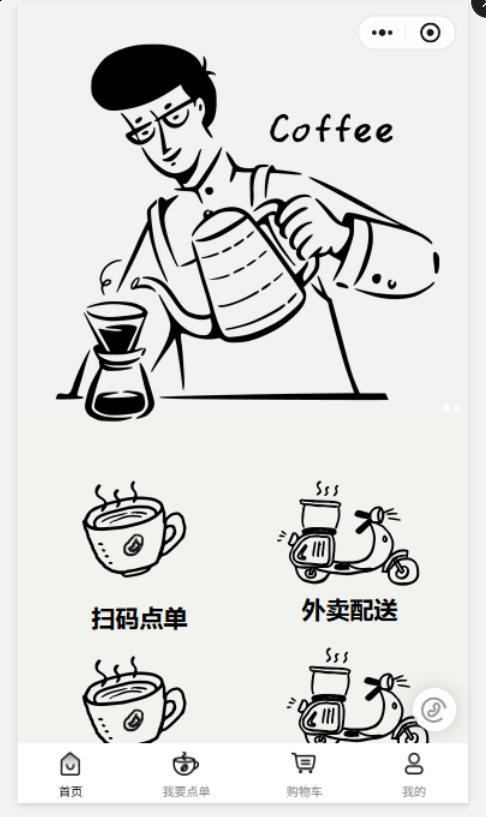
#> input picture images/1.png, 486 x 817 px
$ python -i process_images.py   (imports and definitions only)
#> lines starting #> are read from the running program, lines starting #| are printed output that depends on the picture
"""处理图片素材：裁剪、调整尺寸，生成banner和图标"""
from PIL import Image
import os

BASE = r"c:\Users\54641\Desktop\电子菜单\images"

def make_white_bg(img):
    """把透明背景换成白色"""
    bg = Image.new("RGB", img.size, (255, 255, 255))
    if img.mode in ("RGBA", "LA"):
        bg.paste(img, mask=img.split()[-1])
    else:
        bg.paste(img)
    return bg

def resize_to_banner(path_in, path_out, target_w=750, target_h=380):
    """缩放图片到 750x380，多余部分居中裁剪，不足部分用白色填充"""
    img = Image.open(path_in).convert("RGBA")
    img = make_white_bg(img)
    w, h = img.size
    # 按 target_h 缩放
    scale = target_h / h
    new_w = int(w * scale)
    img = img.resize((new_w, target_h), Image.LANCZOS)
    if new_w >= target_w:
        left = (new_w - target_w) // 2
        img = img.crop((left, 0, left + target_w, target_h))
    else:
        canvas = Image.new("RGB", (target_w, target_h), (255, 255, 255))
        canvas.paste(img, ((target_w - new_w) // 2, 0))
        img = canvas
    img.save(path_out, "PNG")
    print(f"  banner → {os.path.basename(path_out)}  {img.size}")

def resize_to_icon(path_in, path_out, size=240, crop_bottom_ratio=1.0):
    """裁剪为正方形图标，可选去掉底部文字"""
#> called with path_in = 'images/1.png', path_out = 'out.png', size = 240, crop_bottom_ratio = 1
    img = Image.open(path_in).convert("RGBA")
    img = make_white_bg(img)
#> in make_white_bg, `bg = Image.new("RGB", img.size, (255, 255, 255))`: bg: PIL image 486x817 RGB; every value is 255
#> in make_white_bg, bg is the input picture: PIL image 486x817 RGB; mean R, G, B 219.8, 219.8, 218.1
    w, h = img.size
#> w = 486; h = 817
    # 先裁掉底部文字
    if crop_bottom_ratio < 1.0:
        img = img.crop((0, 0, w, int(h * crop_bottom_ratio)))
        h = int(h * crop_bottom_ratio)
    # 居中裁为正方形
    side = min(w, h)
#> side = 486
    left = (w - side) // 2
#> left = 0
    top  = (h - side) // 2
#> top = 165
    img  = img.crop((left, top, left + side, top + side))
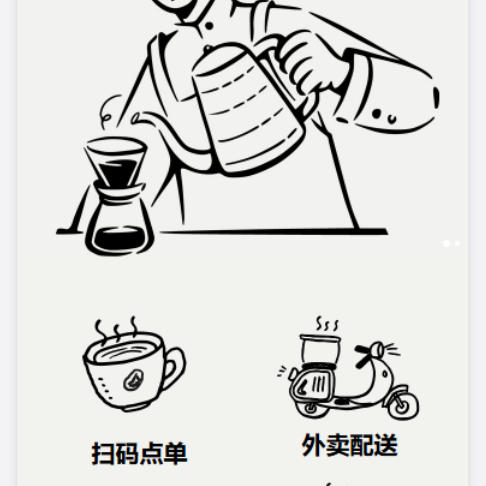
#> img: PIL image 486x486 RGB; mean R, G, B 218.5, 218.5, 216.5
    # 加一点白色内边距（图标更呼吸）
    pad = int(side * 0.06)
#> pad = 29
    canvas = Image.new("RGB", (side, side), (255, 255, 255))
#> canvas: PIL image 486x486 RGB; every value is 255
    canvas.paste(img, (0, 0))
    inner_w = side - pad * 2
#> inner_w = 428
    icon = img.resize((inner_w, inner_w), Image.LANCZOS)
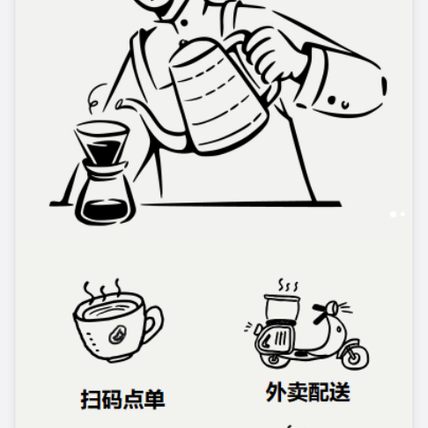
#> icon: PIL image 428x428 RGB; mean R, G, B 218.6, 218.6, 216.6
    canvas = Image.new("RGB", (side, side), (255, 255, 255))
    canvas.paste(icon, (pad, pad))
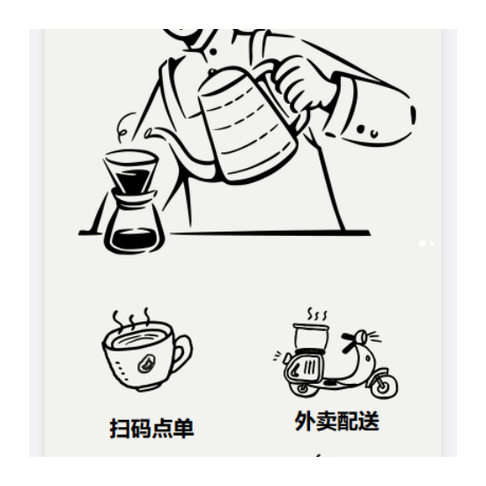
#> canvas: PIL image 486x486 RGB; mean R, G, B 226.8, 226.8, 225.2
    canvas = canvas.resize((size, size), Image.LANCZOS)
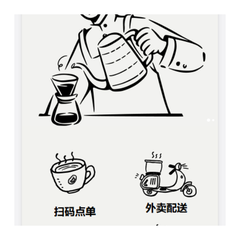
#> canvas: PIL image 240x240 RGB; mean R, G, B 226.9, 226.9, 225.3
    canvas.save(path_out, "PNG")
    print(f"  icon   → {os.path.basename(path_out)}  {canvas.size}")
#|   icon   → out.png  (240, 240)

# [13 lines not run here, left out]

>>> result = resize_to_icon('images/1.png', 'out.png')

$ run again, on images/10.png
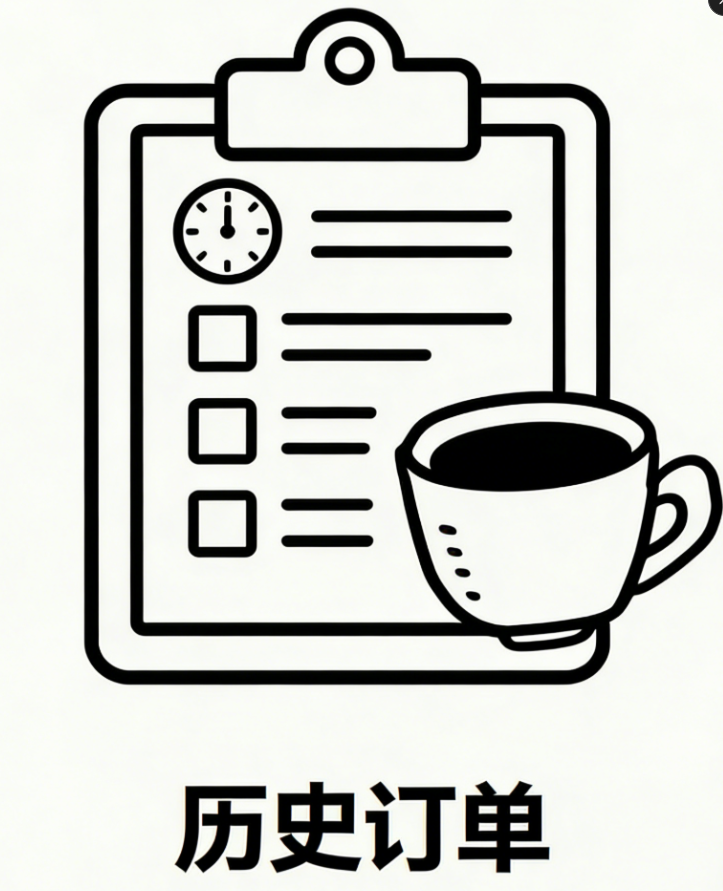
#> input picture images/10.png, 723 x 891 px
#> bg: PIL image 723x891 RGB; every value is 255
#> in make_white_bg, bg is the input picture: PIL image 723x891 RGB; mean R, G, B 204.3, 205.8, 201.3
#> in resize_to_icon, `icon = img.resize((inner_w, inner_w), Image.LANCZOS)`:
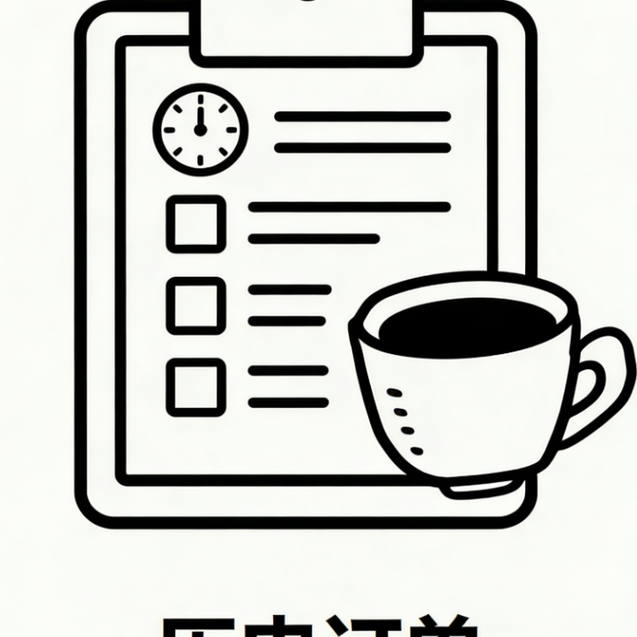
#> icon: PIL image 637x637 RGB; mean R, G, B 202.2, 203.7, 199.4
#> in resize_to_icon, `canvas = canvas.resize((size, size), Image.LANCZOS)`:
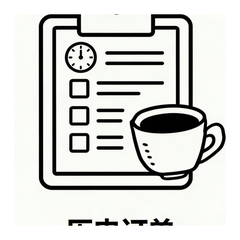
#> canvas: PIL image 240x240 RGB; mean R, G, B 214.3, 215.3, 212.2
#|   icon   → out.png  (240, 240)

$ run again, on images/2.png
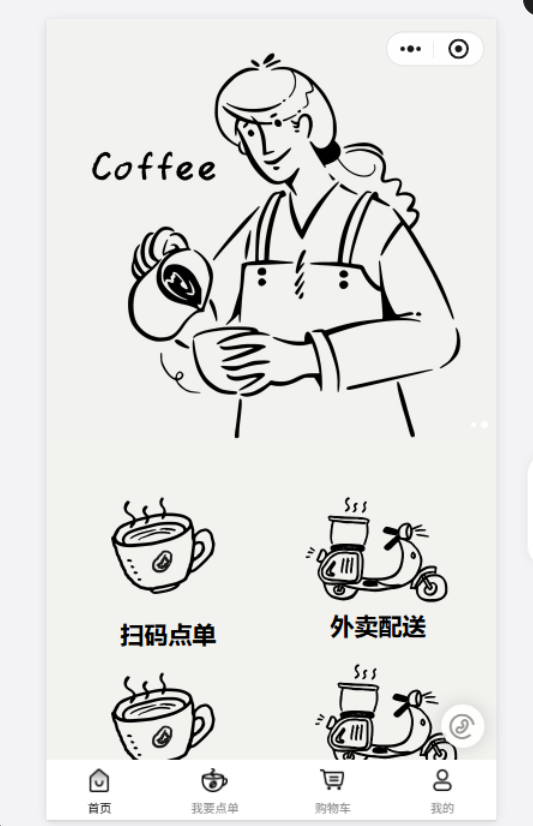
#> input picture images/2.png, 533 x 826 px
#> bg: PIL image 533x826 RGB; every value is 255
#> in make_white_bg, bg is the input picture: PIL image 533x826 RGB; mean R, G, B 226.8, 226.8, 225.4
#> in resize_to_icon, `icon = img.resize((inner_w, inner_w), Image.LANCZOS)`:
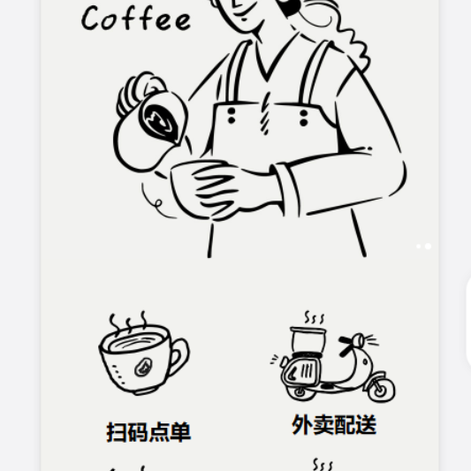
#> icon: PIL image 471x471 RGB; mean R, G, B 224.2, 224.2, 222.5
#> in resize_to_icon, `canvas = canvas.resize((size, size), Image.LANCZOS)`:
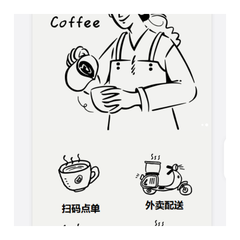
#> canvas: PIL image 240x240 RGB; mean R, G, B 231, 231, 229.7
#|   icon   → out.png  (240, 240)

$ run again, on images/3.png
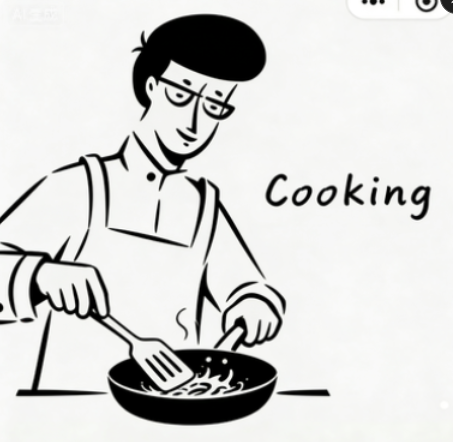
#> input picture images/3.png, 453 x 442 px
#> bg: PIL image 453x442 RGB; every value is 255
#> in make_white_bg, bg is the input picture: PIL image 453x442 RGB; mean R, G, B 213, 213.2, 211.7
#> in resize_to_icon, `icon = img.resize((inner_w, inner_w), Image.LANCZOS)`:
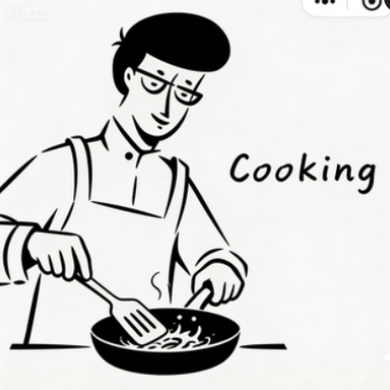
#> icon: PIL image 390x390 RGB; mean R, G, B 212.3, 212.6, 211.1
#> in resize_to_icon, `canvas = canvas.resize((size, size), Image.LANCZOS)`:
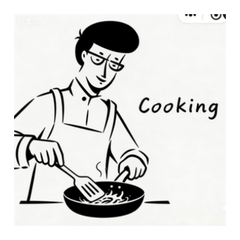
#> canvas: PIL image 240x240 RGB; mean R, G, B 221.8, 222, 220.9
#|   icon   → out.png  (240, 240)
